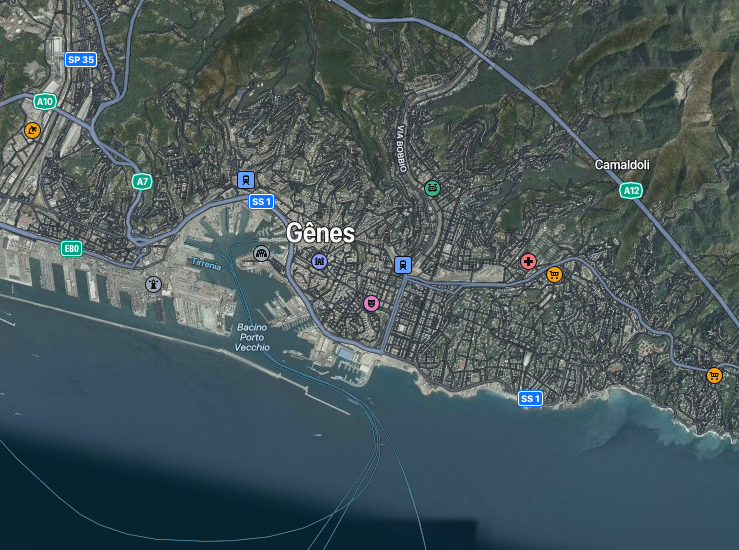
#> input picture Genova.png, 739 x 550 px
$ python projet_eOnsight_extraction_de_donnees_pretraitement.py
#> lines starting #> are read from the running program, lines starting #| are printed output that depends on the picture
import easyocr
from PIL import Image, ImageEnhance, ImageFilter
import json
import os

# Importation de l'image
image_path = "Genova.png"
image = Image.open(image_path)
#> image is the input picture: PIL image 739x550 RGBA; mean R, G, B, A 72.6, 87.7, 90.6, 255

# Augmenter la résolution de l'image
base_width = 3000
w_percent = (base_width / float(image.size[0]))
#> w_percent = 4.06
h_size = int((float(image.size[1]) * float(w_percent)))
#> h_size = 2232
image = image.resize((base_width, h_size), Image.LANCZOS)
#> image: PIL image 3000x2232 RGBA

# Prétraitement de l'image
# Convertir en niveaux de gris
image = image.convert('L')
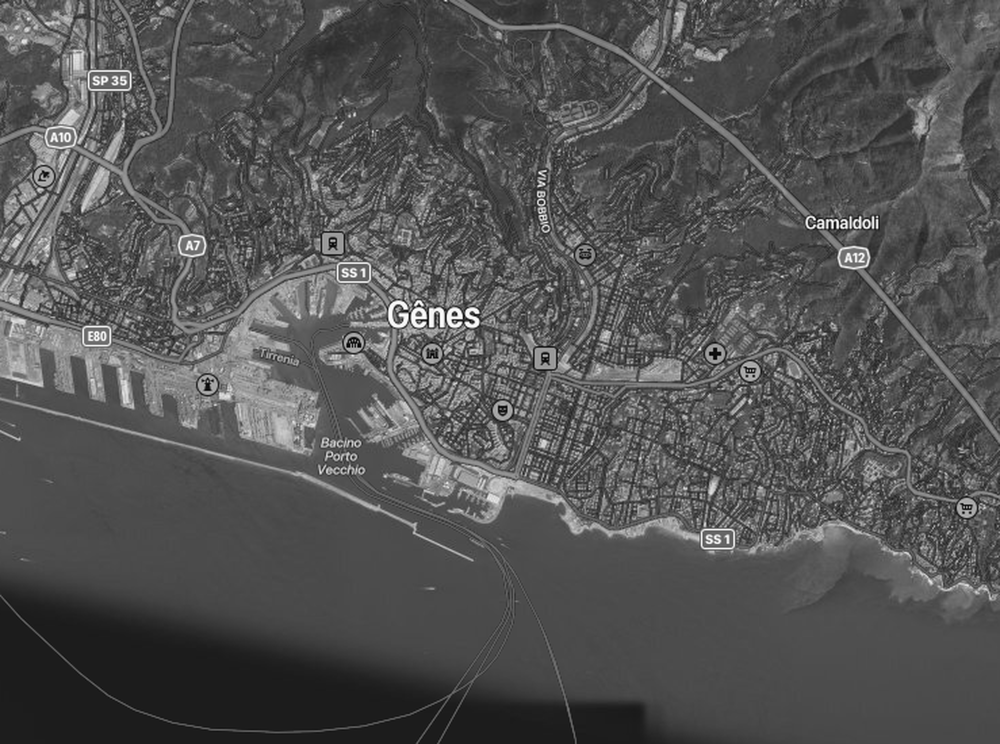
#> image: PIL image 3000x2232 L (shown at 1/3 size); min 0, max 255, mean 83.5

# Augmenter le contraste
enhancer = ImageEnhance.Contrast(image)
image = enhancer.enhance(2)
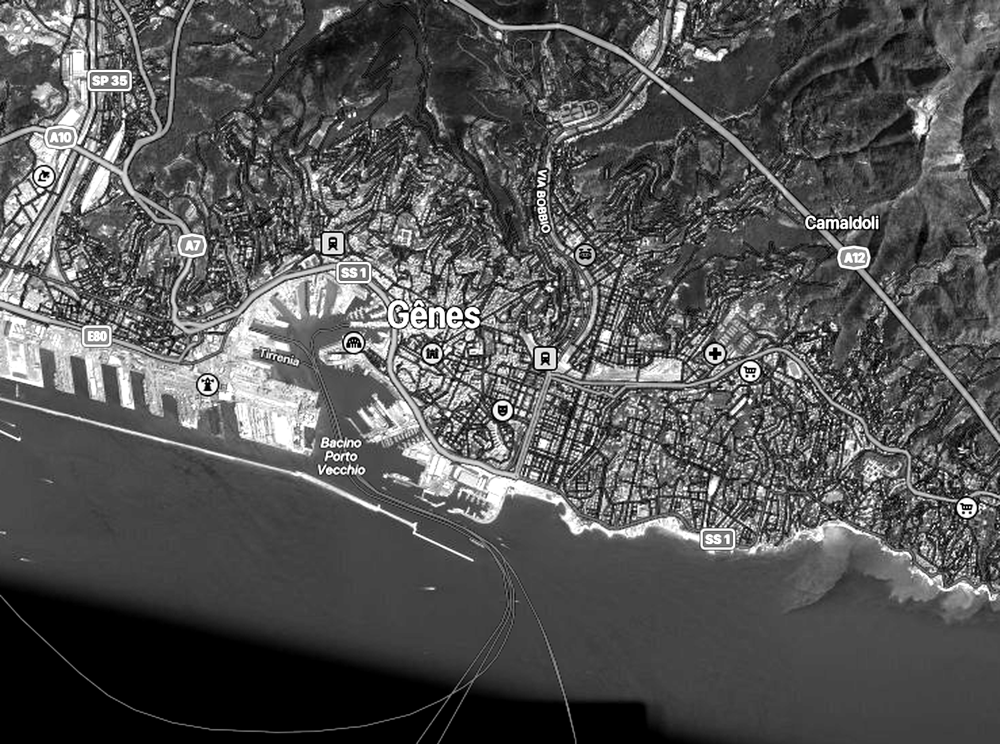
#> image: PIL image 3000x2232 L (shown at 1/3 size); min 0, max 255, mean 84.9

# Appliquer un filtre de netteté
image = image.filter(ImageFilter.SHARPEN)

# Sauvegarder l'image prétraitée pour vérifier visuellement
preprocessed_image_path = "preprocessed_image.png"
image.save(preprocessed_image_path)

# Utilisation de easyocr pour récupérer le texte
#> (the run stopped early here; a loop or call above may not have finished)
